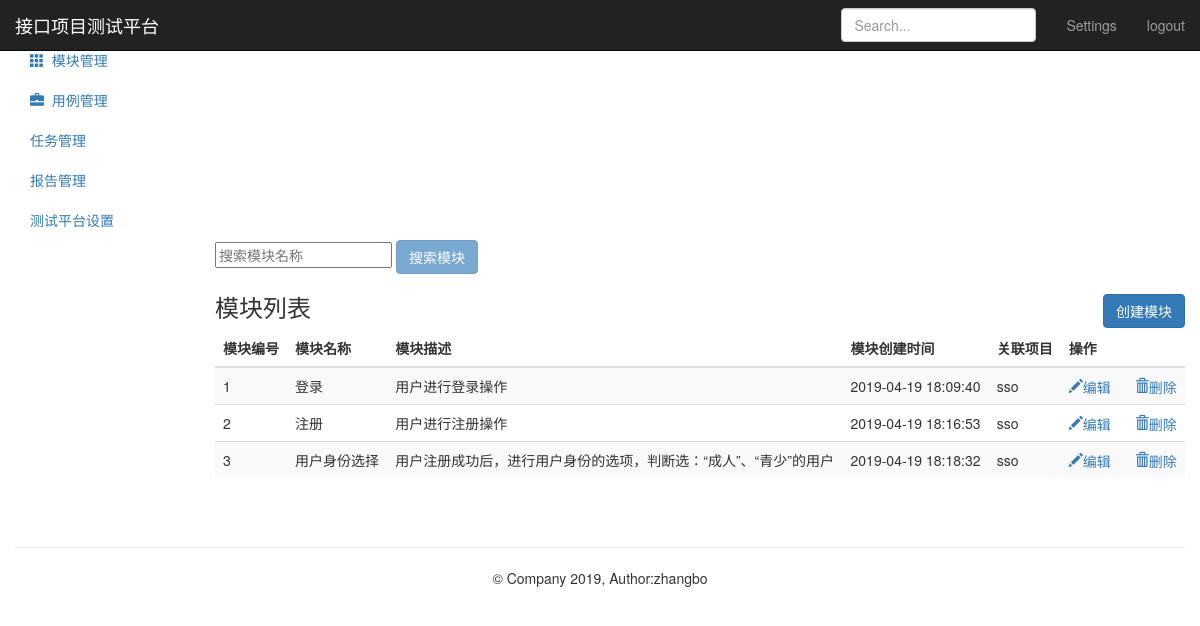
Before: /module/ (signed in) with the older database file.
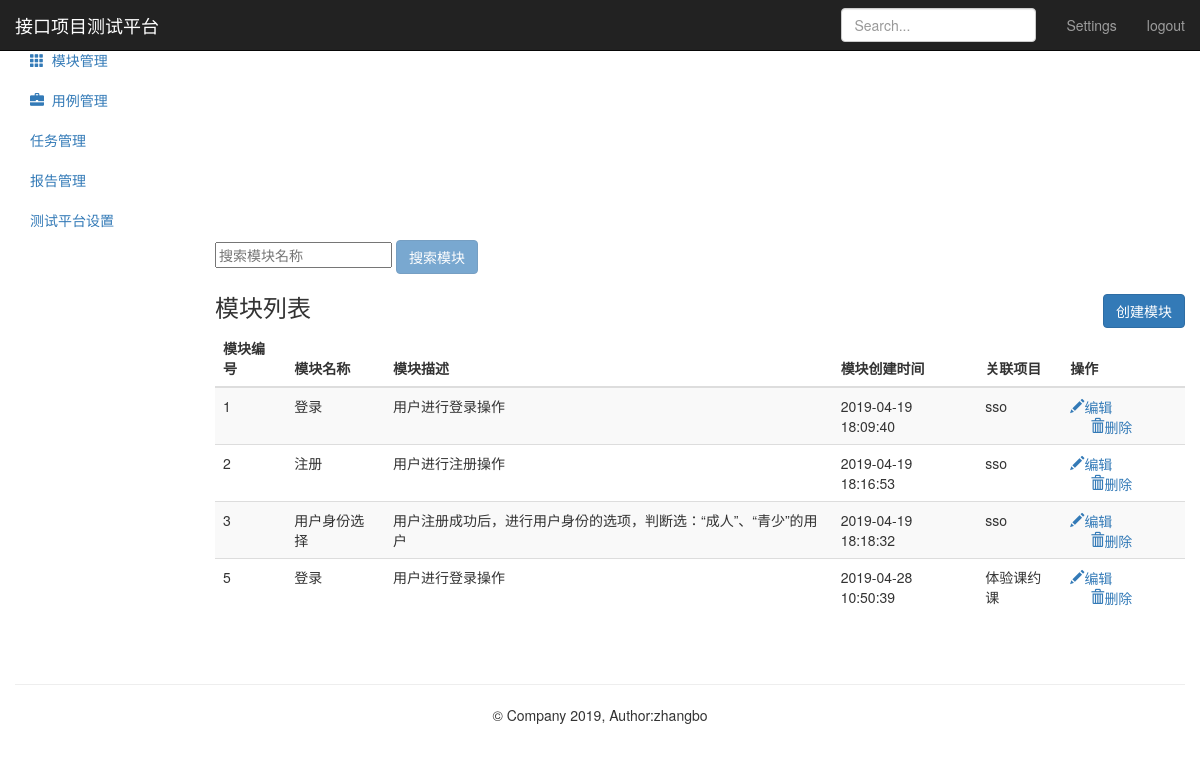
After: the same page with the newer database file.
### module_app/models.py (models this page shows, shortened)
class Module(models.Model):
      project = models.ForeignKey(Project,on_delete=models.CASCADE)
      name = models.CharField("名称",max_length=50,null=False)
      describe = models.TextField("描述",default="",max_length=50)
      create_time = models.DateTimeField(auto_now_add=True)

### project_app/models.py (models this page shows)
class Project(models.Model):
      name = models.CharField("名称",max_length=50,null=False)
      describe = models.TextField("描述",default="",max_length=50)
      status = models.BooleanField("状态",default=1)
      update_time = models.DateTimeField(auto_now=True)
      create_time = models.DateTimeField(auto_now_add=True)
      def __str__(self):
            return self.name

### module_app/views.py (the view)
# urls.py: path('' ,views.moduel_manage),
@login_required
def moduel_manage(request):
    if request.method == "GET":
        module_all = Module.objects.all()
        return render(request,"module.html",{"modules":module_all,"type":"list"})

### templates/module.html (shortened to what this page needs)
{% extends "base.html" %}
{% block base %}
    <nav class="navbar navbar-inverse navbar-fixed-top">
        <div class="container-fluid">
            <div class="navbar-header">
                <a class="navbar-brand" href="#">接口项目测试平台</a>
            </div>
            <div id="navbar" class="navbar-collapse collapse">
                <ul class="nav navbar-nav navbar-right">
                    <li><a href="#">Settings</a></li>
                    <li><a href="/logout/">logout</a></li>
                </ul>
                <form class="navbar-form navbar-right">
                    <input type="text" class="form-control" placeholder="Search...">
                </form>
            </div>
        </div>
    </nav>
    <div class="container-fluid">
        <div class="row">
            <div class="col-sm-3 col-md-2 sidebar">
                <ul class="nav nav-sidebar">
                    <li>
                        <a href="/project/">
                        </a>
                    </li>
                    <li class="active">
                        <a href="/module/">
                            <i class="glyphicon glyphicon-th"></i>&nbsp;&nbsp;模块管理
                        </a>
                    </li>
                </ul>
                <ul class="nav nav-sidebar">
                    <li>
                       <a href="/testcase/">
                           <i class="glyphicon glyphicon-briefcase"></i>&nbsp;&nbsp;用例管理
                       </a>
                    </li>
                    <li><a href="">任务管理</a></li>
                </ul>
                <ul class="nav nav-sidebar">
                    <li><a href="">报告管理</a></li>
                    <li><a href="">测试平台设置</a></li>
                </ul>
            </div>
            <div class="col-sm-9 col-sm-offset-3 col-md-10 col-md-offset-2 main">
                {% if type == "list" %}
                <form class="module" method="post" name="module-page" action="search/">
                    <input  type="text" name="search-module" placeholder="搜索模块名称">
                    <button class="btn btn-primary" type="submit" disabled="disabled">搜索模块</button>
                </form>
                <h3 class="sub-header">模块列表
                    <button class="btn btn-primary" name="submit" style="float:right;"
                            onclick="location.href='/module/add_module/'">创建模块</button>
                </h3>
                <div class="table-responsive">
                    <table class="table table-striped">
                        <thead>
                            <tr>
                                <th>模块编号</th>
                                <th>模块名称</th>
                                <th>模块描述</th>
                                <th>模块创建时间</th>
                                <th>关联项目</th>
                                <th>操作</th>
                            </tr>
                        </thead>
                        <tbody>
                            {% for module in modules %}
                            <tr>
                                  <td>{{ module.id}}</td>
                                  <td>{{ module.name}}</td>
                                  <td>{{ module.describe}}</td>
                                  <td>{{ module.create_time | date:"Y-m-d H:i:s" }}</td>
                                  <td>{{ module.project}}</td>
                                  <td>
                                      <a href="/module/edit_module/{{ module.id }}/">
                                          <i class="glyphicon glyphicon-pencil">编辑</i>
                                      </a>
                                      <a href="/module/delete_module/{{ module.id }}/" style="margin-left:20px;">
                                          <i class="glyphicon glyphicon-trash">删除</i>
                                      </a>
                                  </td>
                            </tr>
                            {% endfor %}
                        </tbody>
                    </table>
                </div>
                {% endif %}
            </div>
      </div>
    </div>
{% endblock %}

Changed rows visible on the page:
added Module: id "5", name "登录", describe "用户进行登录操作", create_time "2019-04-28 10:50:39", project "体验课约课"
